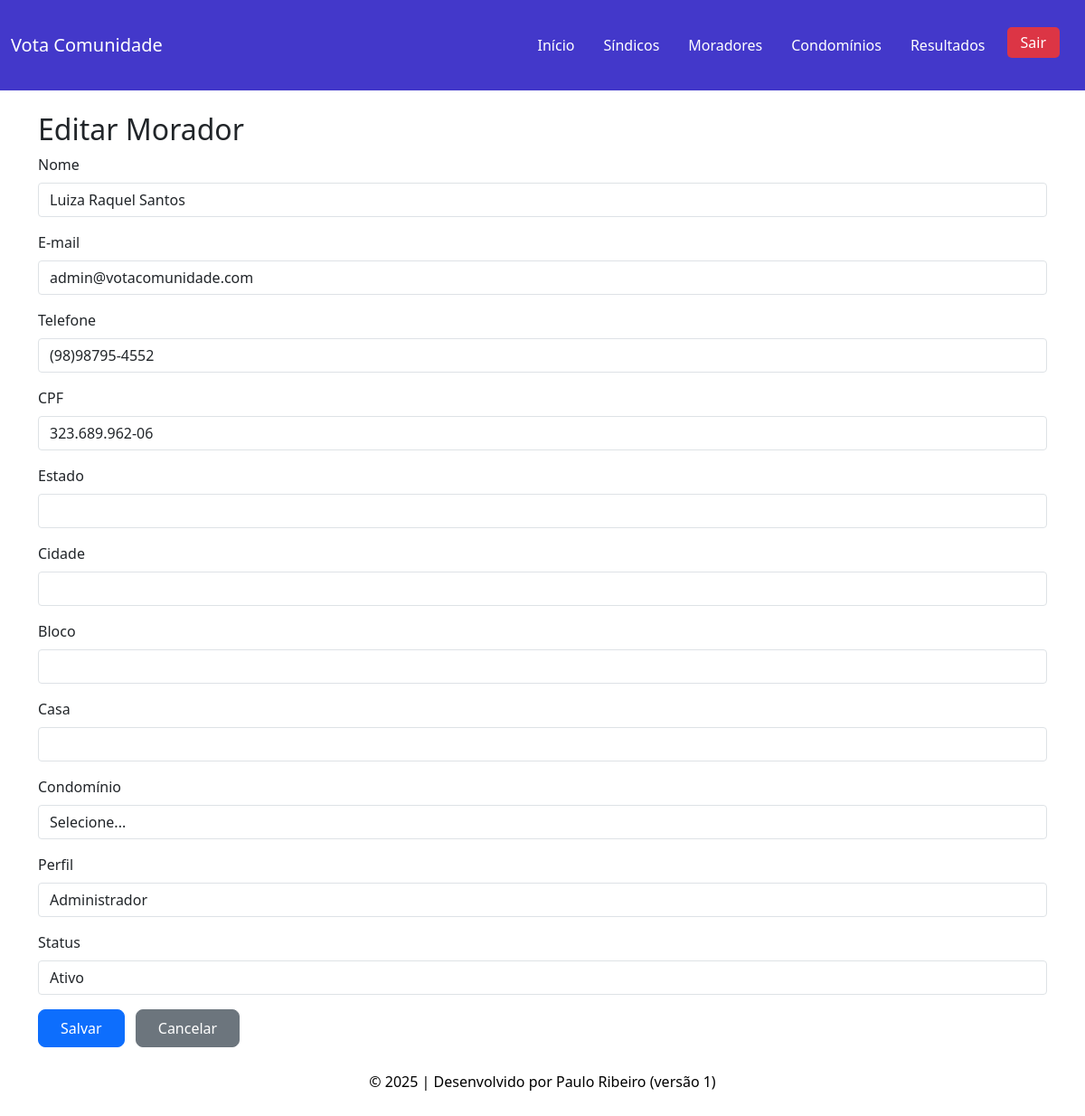
The app's page /admin/editar-morador.php?id=1 (signed in) with its own data.
### tables this page shows
CREATE TABLE usuarios (
    codigo INT AUTO_INCREMENT PRIMARY KEY,
    usuario VARCHAR(50) NOT NULL UNIQUE,
    senha VARCHAR(255) NOT NULL,  
    status ENUM('ativo', 'rejeitado', 'pendente') DEFAULT 'pendente',
    perfil TINYINT NOT NULL CHECK (perfil IN (1,2,3)),  
    nome VARCHAR(100) NOT NULL,
    email VARCHAR(100) NOT NULL UNIQUE,
    telefone VARCHAR(20),
    cpf VARCHAR(14) UNIQUE,
    id_condominio INT,
    estado VARCHAR(50) NULL,
    cidade VARCHAR(100) NULL,
    bloco VARCHAR(20) NULL,
    casa VARCHAR(20) NULL,
    FOREIGN KEY (id_condominio) REFERENCES condominios(id)
);

### admin/editar-morador.php (the view, shortened to what this page needs)
<?php
include '../config/conexao.php';
include '../includes/navbar-admin.php';
include '../includes/header.php';
$id = isset($_GET['id']) ? intval($_GET['id']) : 0;
$stmt = $conn->prepare("SELECT * FROM usuarios WHERE codigo = ? LIMIT 1");
$stmt->bind_param("i", $id);
$stmt->execute();
$result = $stmt->get_result();
$morador = $result->fetch_assoc();
$perfis = [
    1 => 'Administrador',
    2 => 'Síndico',
    3 => 'Morador'
];
$statusList = [
    'ativo' => 'Ativo',
    'pendente' => 'Pendente',
    'rejeitado' => 'Rejeitado'
];
?>
<div class="container mt-4">
    <h2>Editar Morador</h2>
    <form method="POST" action="">
        <div class="mb-3 text-start">
            <label for="nome" class="form-label">Nome</label>
            <input type="text" class="form-control" id="nome" name="nome" required value="<?= htmlspecialchars($morador['nome']) ?>">
        </div>
        <div class="mb-3 text-start">
            <label for="email" class="form-label">E-mail</label>
            <input type="email" class="form-control" id="email" name="email" required value="<?= htmlspecialchars($morador['email']) ?>">
        </div>
        <div class="mb-3 text-start">
            <label for="telefone" class="form-label">Telefone</label>
            <input type="text" class="form-control" id="telefone" name="telefone" value="<?= htmlspecialchars($morador['telefone']) ?>">
        </div>
        <div class="mb-3 text-start">
            <label for="cpf" class="form-label">CPF</label>
            <input type="text" class="form-control" id="cpf" name="cpf" required maxlength="14" value="<?= htmlspecialchars($morador['cpf']) ?>">
        </div>
        <div class="mb-3 text-start">
            <label for="estado" class="form-label">Estado</label>
            <input type="text" class="form-control" id="estado" name="estado" maxlength="50" value="<?= htmlspecialchars($morador['estado'] ?? '') ?>">
        </div>
        <div class="mb-3 text-start">
            <label for="cidade" class="form-label">Cidade</label>
            <input type="text" class="form-control" id="cidade" name="cidade" maxlength="100" value="<?= htmlspecialchars($morador['cidade'] ?? '') ?>">
        </div>
        <div class="mb-3 text-start">
            <label for="bloco" class="form-label">Bloco</label>
            <input type="text" class="form-control" id="bloco" name="bloco" maxlength="50" value="<?= htmlspecialchars($morador['bloco'] ?? '') ?>">
        </div>
        <div class="mb-3 text-start">
            <label for="casa" class="form-label">Casa</label>
            <input type="text" class="form-control" id="casa" name="casa" maxlength="50" value="<?= htmlspecialchars($morador['casa'] ?? '') ?>">
        </div>
        <div class="mb-3 text-start">
            <label for="id_condominio" class="form-label">Condomínio</label>
            <select class="form-control" id="id_condominio" name="id_condominio" required>
                <option value="">Selecione...</option>
            </select>
        </div>
        <div class="mb-3 text-start">
            <label for="perfil" class="form-label">Perfil</label>
            <select class="form-control" id="perfil" name="perfil" required>
                <?php foreach ($perfis as $key => $label): ?>
                    <option value="<?= $key ?>" <?= ($morador['perfil'] == $key) ? 'selected' : '' ?>><?= $label ?></option>
                <?php endforeach; ?>
            </select>
        </div>
        <div class="mb-3 text-start">
            <label for="status" class="form-label">Status</label>
            <select class="form-control" id="status" name="status" required>
                <?php foreach ($statusList as $key => $label): ?>
                    <option value="<?= $key ?>" <?= ($morador['status'] == $key) ? 'selected' : '' ?>><?= $label ?></option>
                <?php endforeach; ?>
            </select>
        </div>
        <button type="submit" class="btn btn-primary">Salvar</button>
        <a href="gerenciar-moradores.php" class="btn btn-secondary ms-2">Cancelar</a>
    </form>
</div>
<?php include '../includes/footer.php'; ?>

### assets/css/styles.css (style rules this page uses)
body, html { display: table; width: 100%; margin: 0; padding: 0; height: 100%; }
.btn-primary { background-color: #0d6efd; border-color: #0d6efd; font-weight: 500; padding: 0.5rem 1.5rem; border-radius: 8px; transition: background-color 0.3s ease; }
.btn-secondary { background-color: #6c757d; border-color: #6c757d; font-weight: 500; padding: 0.5rem 1.5rem; border-radius: 8px; transition: background-color 0.3s ease; }
.form-control { border-radius: .25rem; }
html, body { height: 100%; margin: 0; }
body { display: flex; flex-direction: column; min-height: 100vh; }

### records on screen
usuarios: nome "Luiza Raquel Santos", email "admin@votacomunidade.com", telefone "(98)98795-4552", cpf "323.689.962-06", perfil "Administrador", status "Ativo"
